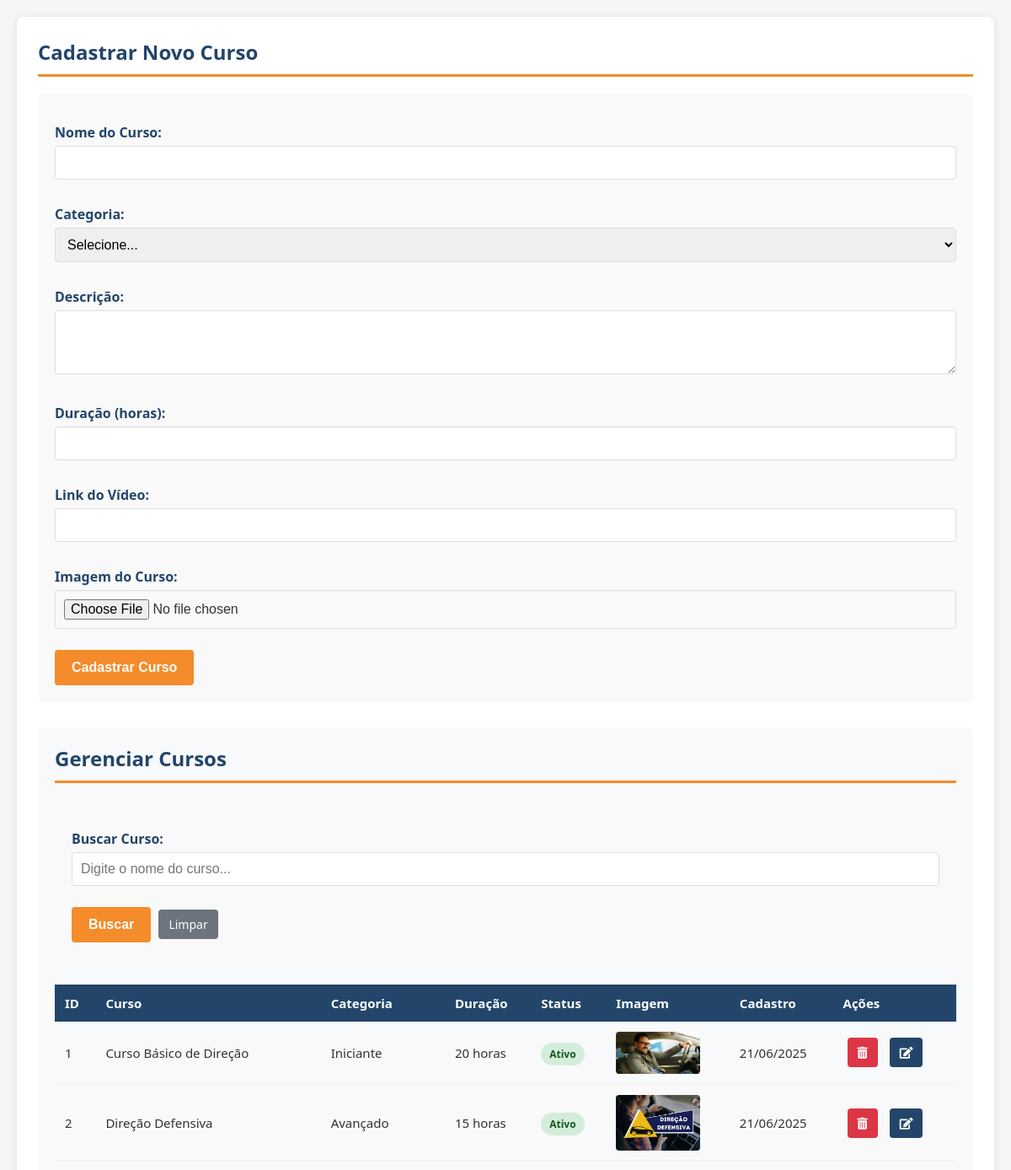
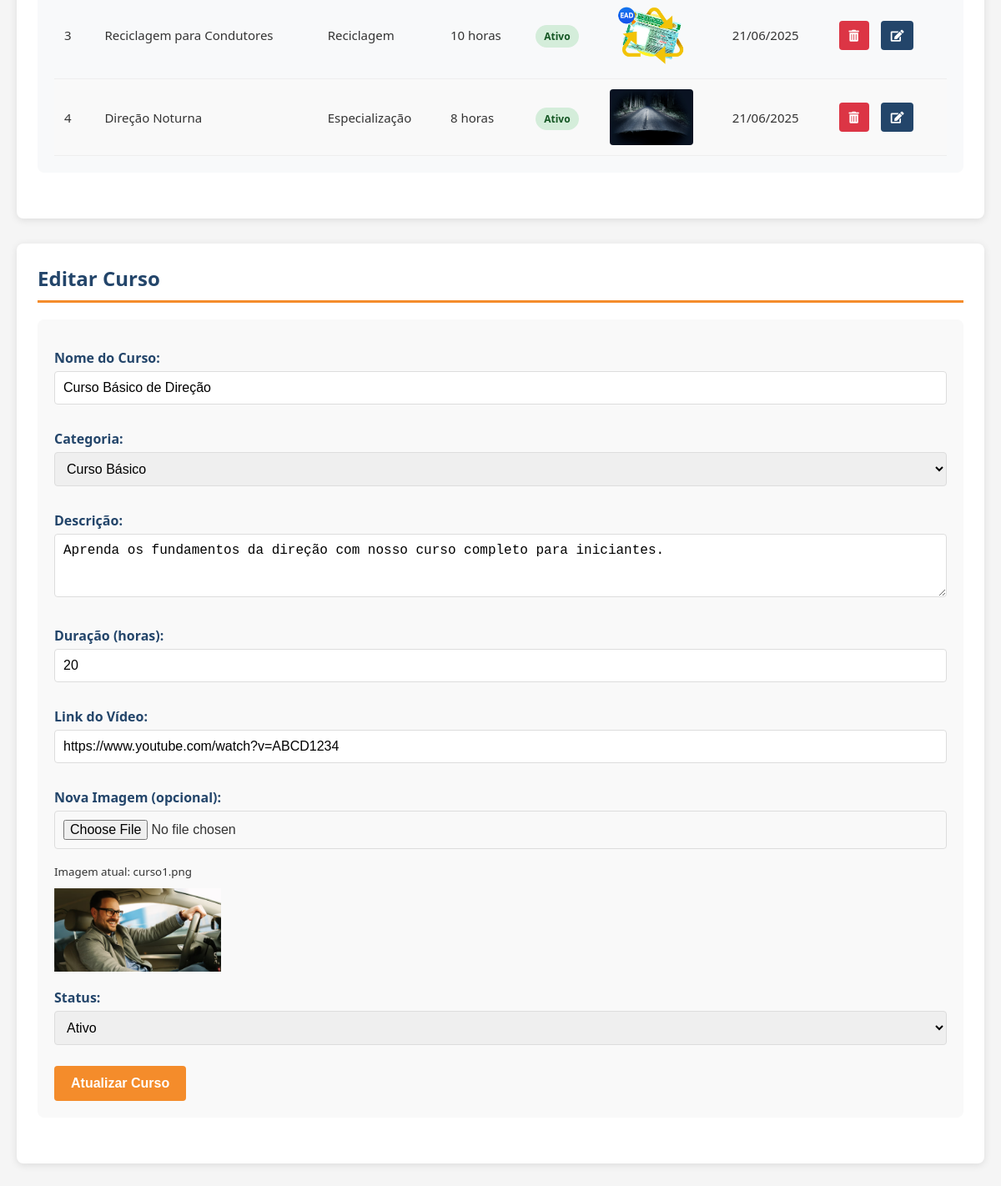
Screenshot of /inventory.php?id_cursod=1 with the database file from the repository (2 pictures, top to bottom).
### tables this page shows
CREATE TABLE `cursos` (
  `id_curso` int(11) NOT NULL AUTO_INCREMENT,
  `nome_curso` varchar(100) NOT NULL,
  `descricao` text NOT NULL,
  `duracao` int(11) NOT NULL COMMENT 'em horas',
  `imagem` varchar(255) NOT NULL,
  `link_video` varchar(255) NOT NULL,
  `categoria` varchar(50) DEFAULT NULL,
  `data_cadastro` timestamp NOT NULL DEFAULT current_timestamp(),
  `ativo` tinyint(1) NOT NULL DEFAULT 1,
  PRIMARY KEY (`id_curso`)
);

### inventory.php (the view, shortened to what this page needs)
<?php
include("include/connect.php");
?>
<!DOCTYPE html>
<html lang="pt-br">
<head>
    <link rel="stylesheet" href="https://pro.fontawesome.com/releases/v5.10.0/css/all.css"/>
</head>
<body>
    <div class="container1">
        <div class="form-container">
            <h2>Cadastrar Novo Curso</h2>
            <form id="insert-form" action="inventory.php" enctype="multipart/form-data" method="post">
                <label for="name">Nome do Curso:</label>
                <input type="text" id="name" name="name" required>
                <label for="categoria">Categoria:</label>
                <select id="categoria" name="categoria" required>
                    <option value="">Selecione...</option>
                </select>
                <label for="descricao">Descrição:</label>
                <textarea id="descricao" name="descricao" rows="3" required></textarea>
                <label for="duracao">Duração (horas):</label>
                <input type="number" id="duracao" name="duracao" min="1" required>
                <label for="link_video">Link do Vídeo:</label>
                <input type="url" id="link_video" name="link_video" required>
                <label for="photo">Imagem do Curso:</label>
                <input type="file" id="photo" name="photo" accept="image/*" required>
                <button name="ins" type="submit" class="insert-btn">Cadastrar Curso</button>
            </form>
        </div>
        <div class="search-container">
            <h2>Gerenciar Cursos</h2>
            <form id="search-form" action="inventory.php" method="get">
                <label for="search">Buscar Curso:</label>
                <input type="text" id="search" name="search" placeholder="Digite o nome do curso...">
                <button type="submit" class="insert-btn">Buscar</button>
                <a href="inventory.php" class="action-btn" style="background-color: #6c757d;">Limpar</a>
            </form>
            <div class="inventory-container">
                <table>
                    <thead>
                        <tr>
                            <th>ID</th>
                            <th>Curso</th>
                            <th>Categoria</th>
                            <th>Duração</th>
                            <th>Status</th>
                            <th>Imagem</th>
                            <th>Cadastro</th>
                            <th>Ações</th>
                        </tr>
                    </thead>
                    <tbody>
                        <?php
                        $query = "SELECT * FROM cursos";
                        $query .= " ORDER BY data_cadastro DESC";
                        $result = mysqli_query($con, $query);
                        while($row = mysqli_fetch_assoc($result)) {
                            $status_class = $row['ativo'] ? 'status-active' : 'status-inactive';
                            $status_text = $row['ativo'] ? 'Ativo' : 'Inativo';
                            echo "<tr>
                                <td>".$row['id_curso']."</td>
                                <td>".htmlspecialchars($row['nome_curso'])."</td>
                                <td>".htmlspecialchars($row['categoria'])."</td>
                                <td>".$row['duracao']." horas</td>
                                <td><span class='status-badge $status_class'>$status_text</span></td>
                                <td><img src='img/cursos/".htmlspecialchars($row['imagem'])."' class='curso-img'></td>
                                <td>".date('d/m/Y', strtotime($row['data_cadastro']))."</td>
                                <td>
                                    <a href='inventory.php?id_curso=".$row['id_curso']."' class='action-btn delete-btn' onclick='return confirm(\"Tem certeza que deseja excluir este curso?\")'>
                                        <i class='fas fa-trash-alt'></i>
                                    </a>
                                    <a href='inventory.php?id_cursod=".$row['id_curso']."' class='action-btn edit-btn'>
                                        <i class='fas fa-edit'></i>
                                    </a>
                                </td>
                            </tr>";
                        }
                        ?>
                    </tbody>
                </table>
            </div>
        </div>
    </div>
    <?php
    if(isset($_GET['id_cursod'])) {
        $id = (int)$_GET['id_cursod'];
        $query = "SELECT * FROM cursos WHERE id_curso = $id";
        $result = mysqli_query($con, $query);
        $row = mysqli_fetch_assoc($result);
        echo "<div class='container11'>
            <h2>Editar Curso</h2>
            <form id='update-form' action='inventory.php' enctype='multipart/form-data' method='post'>
                <input type='hidden' name='id_curso1' value='".$row['id_curso']."'>
                <input type='hidden' name='prevphoto' value='".htmlspecialchars($row['imagem'])."'>
                <label for='name1'>Nome do Curso:</label>
                <input type='text' id='name1' name='name1' value='".htmlspecialchars($row['nome_curso'])."' required>
                <label for='categoria1'>Categoria:</label>
                <select id='categoria1' name='categoria1' required>
                    <option value='Básico' ".($row['categoria']=='Básico'?'selected':'').">Curso Básico</option>
                    <option value='Avançado' ".($row['categoria']=='Avançado'?'selected':'').">Curso Avançado</option>
                    <option value='Especialização' ".($row['categoria']=='Especialização'?'selected':'').">Especialização</option>
                </select>
                <label for='descricao1'>Descrição:</label>
                <textarea id='descricao1' name='descricao1' rows='3' required>".htmlspecialchars($row['descricao'])."</textarea>
                <label for='duracao1'>Duração (horas):</label>
                <input type='number' id='duracao1' name='duracao1' value='".$row['duracao']."' min='1' required>
                <label for='link_video1'>Link do Vídeo:</label>
                <input type='url' id='link_video1' name='link_video1' value='".htmlspecialchars($row['link_video'])."' required>
                <label for='photo1'>Nova Imagem (opcional):</label>
                <input type='file' id='photo1' name='photo1' accept='image/*'>
                <small>Imagem atual: ".htmlspecialchars($row['imagem'])."</small>
                <div style='margin: 10px 0;'>
                    <img src='img/cursos/".htmlspecialchars($row['imagem'])."' style='max-width: 200px;'>
                </div>
                <label for='ativo1'>Status:</label>
                <select id='ativo1' name='ativo1'>
                    <option value='1' ".($row['ativo']?'selected':'').">Ativo</option>
                    <option value='0' ".(!$row['ativo']?'selected':'').">Inativo</option>
                </select>
                <button name='submitt' type='submit' class='insert-btn'>Atualizar Curso</button>
            </form>
        </div>";
    }
    ?>
</body>
</html>

### inventory.php (style rules this page uses)
:root { --driveup-orange: #F48C2B; --driveup-blue: #23456A; --light: #f8f9fa; }
body { font-family: 'Segoe UI', Tahoma, Geneva, Verdana, sans-serif; margin: 0; padding: 20px; background-color: #f5f5f5; color: #333; }
.container1, .container11 { background: white; border-radius: 8px; padding: 25px; margin-bottom: 30px; box-shadow: 0 2px 10px rgba(0,0,0,0.1); }
h1, h2 { color: var(--driveup-blue); border-bottom: 3px solid var(--driveup-orange); padding-bottom: 10px; margin-top: 0; }
form { margin-bottom: 30px; background: #f9f9f9; padding: 20px; border-radius: 8px; }
label { display: block; margin: 15px 0 5px; color: var(--driveup-blue); font-weight: 600; }
input, select, textarea { width: 100%; padding: 10px; margin-bottom: 15px; border: 1px solid #ddd; border-radius: 4px; box-sizing: border-box; font-size: 16px; }
button, .insert-btn { background-color: var(--driveup-orange); color: white; border: none; padding: 12px 20px; border-radius: 4px; cursor: pointer; font-size: 16px; font-weight: 600; margin-top: 10px; transition: background 0.3s; }
table { width: 100%; border-collapse: collapse; margin-top: 20px; font-size: 15px; }
th { background-color: var(--driveup-blue); color: white; padding: 12px; text-align: left; }
td { padding: 12px; border-bottom: 1px solid #eee; vertical-align: middle; }
tr:nth-child(even) { background-color: #f9f9f9; }
img.curso-img { max-width: 100px; height: auto; border-radius: 4px; display: block; }
.action-btn { padding: 8px 12px; font-size: 14px; margin: 0 5px; color: white; text-decoration: none; border-radius: 4px; display: inline-block; }
.delete-btn { background-color: #dc3545; }
.edit-btn { background-color: var(--driveup-blue); }
.search-container { background: var(--light); padding: 20px; border-radius: 8px; margin-bottom: 30px; }
.status-badge { padding: 5px 10px; border-radius: 20px; font-size: 12px; font-weight: bold; }
.status-active { background-color: #d4edda; color: #155724; }

### rows the page displays
cursos: id_curso "1", nome_curso "Curso Básico de Direção", categoria "Iniciante", duracao "20", ativo "Ativo", imagem (picture), data_cadastro "21/06/2025", name1 "Curso Básico de Direção", descricao1 "Aprenda os fundamentos da direção com nosso curso completo para iniciantes.", duracao1 "20", link_video1 "https://www.youtube.com/watch?v=ABCD1234", imagem "curso1.png", ativo1 "Ativo"
cursos: id_curso "2", nome_curso "Direção Defensiva", categoria "Avançado", duracao "15", ativo "Ativo", imagem (picture), data_cadastro "21/06/2025"
cursos: id_curso "3", nome_curso "Reciclagem para Condutores", categoria "Reciclagem", duracao "10", ativo "Ativo", imagem (picture), data_cadastro "21/06/2025"
cursos: id_curso "4", nome_curso "Direção Noturna", categoria "Especialização", duracao "8", ativo "Ativo", imagem (picture), data_cadastro "21/06/2025"
